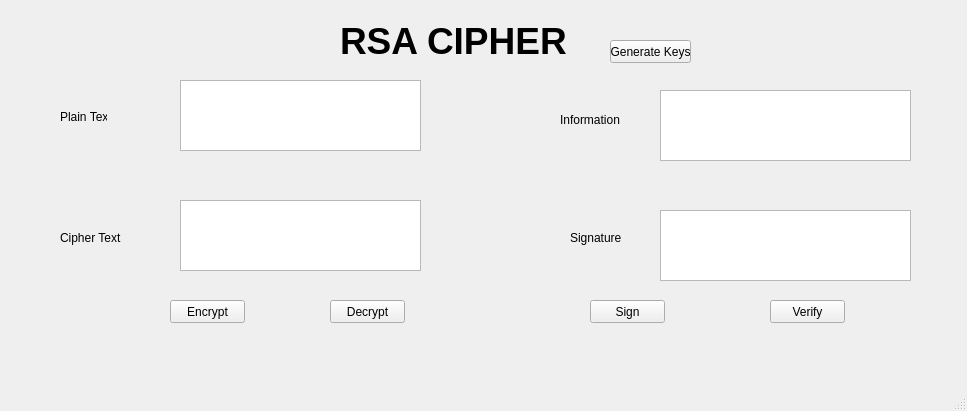
<?xml version="1.0" encoding="UTF-8"?>
<ui version="4.0">
 <class>MainWindow</class>
 <widget class="QMainWindow" name="MainWindow">
  <property name="geometry">
   <rect>
    <x>0</x>
    <y>0</y>
    <width>967</width>
    <height>411</height>
   </rect>
  </property>
  <property name="windowTitle">
   <string>MainWindow</string>
  </property>
  <widget class="QWidget" name="centralwidget">
   <widget class="QLabel" name="label">
    <property name="geometry">
     <rect>
      <x>340</x>
      <y>20</y>
      <width>241</width>
      <height>41</height>
     </rect>
    </property>
    <property name="font">
     <font>
      <pointsize>28</pointsize>
      <weight>75</weight>
      <bold>true</bold>
     </font>
    </property>
    <property name="text">
     <string>RSA CIPHER</string>
    </property>
   </widget>
   <widget class="QTextEdit" name="txt_plain">
    <property name="geometry">
     <rect>
      <x>180</x>
      <y>80</y>
      <width>241</width>
      <height>71</height>
     </rect>
    </property>
   </widget>
   <widget class="QTextEdit" name="txt_cipher">
    <property name="geometry">
     <rect>
      <x>180</x>
      <y>200</y>
      <width>241</width>
      <height>71</height>
     </rect>
    </property>
   </widget>
   <widget class="QTextEdit" name="txt_info">
    <property name="geometry">
     <rect>
      <x>660</x>
      <y>90</y>
      <width>251</width>
      <height>71</height>
     </rect>
    </property>
   </widget>
   <widget class="QTextEdit" name="txt_sign">
    <property name="geometry">
     <rect>
      <x>660</x>
      <y>210</y>
      <width>251</width>
      <height>71</height>
     </rect>
    </property>
   </widget>
   <widget class="QLabel" name="label_2">
    <property name="geometry">
     <rect>
      <x>60</x>
      <y>110</y>
      <width>47</width>
      <height>13</height>
     </rect>
    </property>
    <property name="text">
     <string>Plain Text</string>
    </property>
   </widget>
   <widget class="QLabel" name="label_3">
    <property name="geometry">
     <rect>
      <x>60</x>
      <y>230</y>
      <width>61</width>
      <height>16</height>
     </rect>
    </property>
    <property name="text">
     <string>Cipher Text</string>
    </property>
   </widget>
   <widget class="QLabel" name="label_4">
    <property name="geometry">
     <rect>
      <x>560</x>
      <y>110</y>
      <width>61</width>
      <height>20</height>
     </rect>
    </property>
    <property name="text">
     <string>Information</string>
    </property>
   </widget>
   <widget class="QLabel" name="label_5">
    <property name="geometry">
     <rect>
      <x>570</x>
      <y>230</y>
      <width>61</width>
      <height>16</height>
     </rect>
    </property>
    <property name="text">
     <string>Signature</string>
    </property>
   </widget>
   <widget class="QPushButton" name="btn_generate">
    <property name="geometry">
     <rect>
      <x>610</x>
      <y>40</y>
      <width>81</width>
      <height>23</height>
     </rect>
    </property>
    <property name="text">
     <string>Generate Keys</string>
    </property>
   </widget>
   <widget class="QPushButton" name="btn_en">
    <property name="geometry">
     <rect>
      <x>170</x>
      <y>300</y>
      <width>75</width>
      <height>23</height>
     </rect>
    </property>
    <property name="text">
     <string>Encrypt</string>
    </property>
   </widget>
   <widget class="QPushButton" name="btn_de">
    <property name="geometry">
     <rect>
      <x>330</x>
      <y>300</y>
      <width>75</width>
      <height>23</height>
     </rect>
    </property>
    <property name="text">
     <string>Decrypt</string>
    </property>
   </widget>
   <widget class="QPushButton" name="btn_sign">
    <property name="geometry">
     <rect>
      <x>590</x>
      <y>300</y>
      <width>75</width>
      <height>23</height>
     </rect>
    </property>
    <property name="text">
     <string>Sign</string>
    </property>
   </widget>
   <widget class="QPushButton" name="btn_verify">
    <property name="geometry">
     <rect>
      <x>770</x>
      <y>300</y>
      <width>75</width>
      <height>23</height>
     </rect>
    </property>
    <property name="text">
     <string>Verify</string>
    </property>
   </widget>
  </widget>
  <widget class="QMenuBar" name="menubar">
   <property name="geometry">
    <rect>
     <x>0</x>
     <y>0</y>
     <width>967</width>
     <height>21</height>
    </rect>
   </property>
  </widget>
  <widget class="QStatusBar" name="statusbar"/>
 </widget>
 <resources/>
 <connections/>
</ui>
